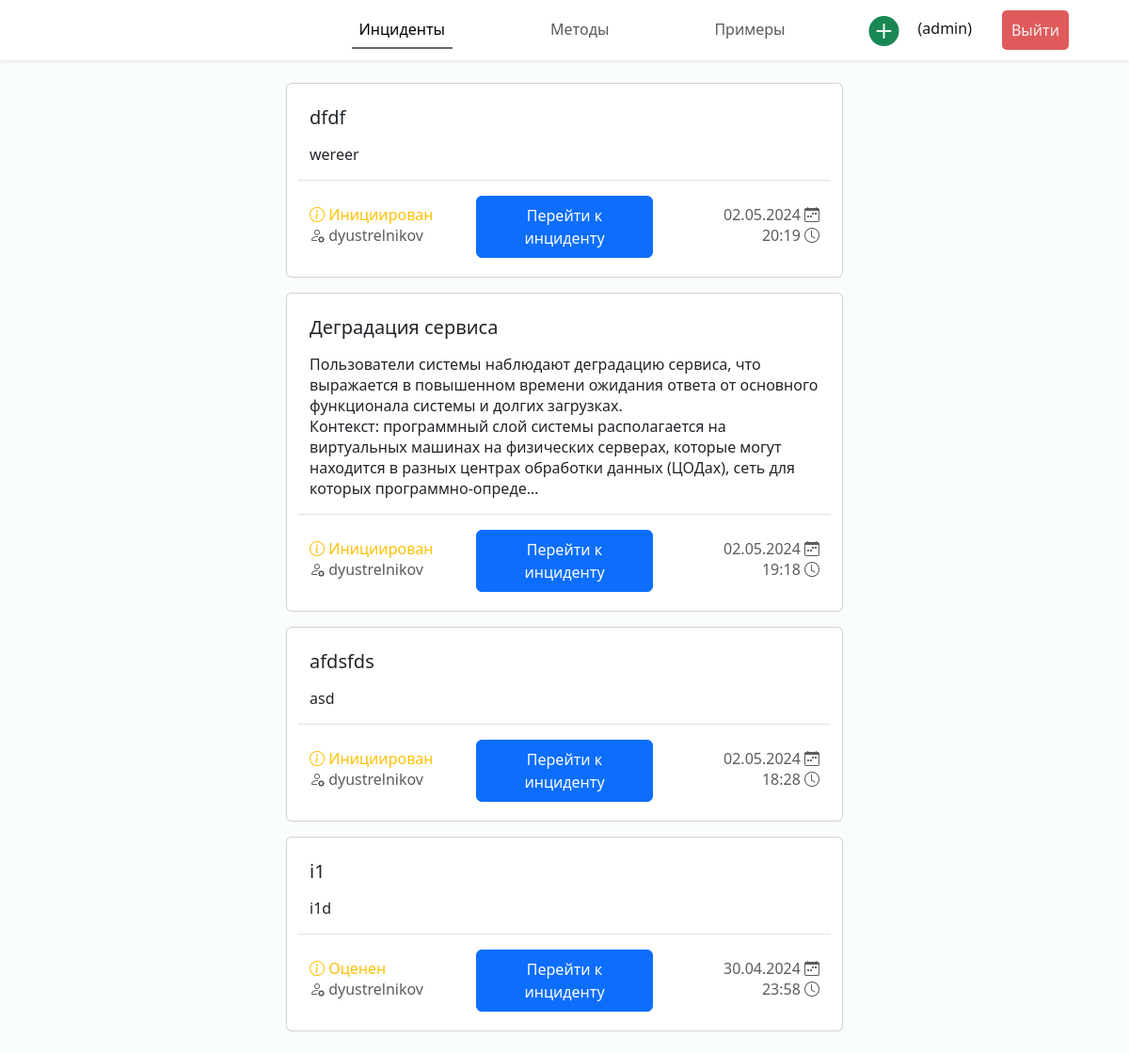
Page /incidents (signed in) on the committed database.
### incidents/models.py (models this page shows, shortened)
class Incident(models.Model):
    name = models.CharField("Название", max_length=100)
    description = models.TextField("Описание")
    created_at = models.DateTimeField("Создан")
    results = models.JSONField("Результаты", null=True, blank=True)
    creator = models.ForeignKey(Expert, verbose_name="Инициатор", on_delete=models.CASCADE,
                                related_name="authored_incidents")
    status = models.ForeignKey(Status, verbose_name="Статус", on_delete=models.CASCADE)
    criteries = models.ManyToManyField(Criteria, through="IncidentCriteria")
    experts = models.ManyToManyField(Expert, through="IncidentExpert")
    class Meta:
        verbose_name = "Инцидент"
        verbose_name_plural = "Инциденты"

class Status(models.Model):
    name = models.CharField("Наименование", max_length=100)
    def __str__(self) -> str:
        return self.name
    class Meta:
        verbose_name = "Статус"
        verbose_name_plural = "Статусы"

class Expert(models.Model):
    user = models.OneToOneField(User, verbose_name="Пользователь", on_delete=models.CASCADE)
    class Meta:
        verbose_name = "Эксперт"
        verbose_name_plural = "Эксперты"

### incidents/views.py (the view)
# urls.py: path("incidents", views.incidents_list, name="incidents"),
@login_required(login_url='login')
def incidents_list(request) -> HttpResponse:
    incidents = Incident.objects.all().annotate(
        is_expert=Count(Case(When(experts__user=request.user, then=1)))
    ).order_by('-is_expert', 'status', '-created_at')
    return render(request, "incidents/incidents.html", {"incidents": incidents})

### incidents/templates/incidents/incidents.html (shortened to what this page needs)
{% extends 'incidents/base.html' %}
{% load static %}
{% block header %}
<header class="header fixed-top shadow-sm d-flex">
    <nav class="navbar navbar-expand-lg w-100">
        <div class="collapse navbar-collapse justify-content-center" id="navbarNav">
        <ul class="navbar-nav py-1">
            <li class="nav-item px-5"><a class="nav-link active" href="{% url 'incidents' %}">Инциденты</a></li>
            <li class="nav-item px-5"><a class="nav-link" href="{% url 'methods' %}">Методы</a></li>
            <li class="nav-item px-5"><a class="nav-link" href="{% url 'examples' %}">Примеры</a></li>
        </ul>
        </div>
        <ul class="navbar-nav position-fixed end-0 me-5 align-items-center">
            <li class="nav-item px-1 btn-create-icon">
                <a href="{% url 'incident_create' %}" class="fs-2" title="Инициировать решение инцидента">
                    <i class="bi bi-plus-circle-fill text-success"></i>
                </a>
            </li>
            <li class="nav-item px-3 text-end mb-1">
                <div class="username">({{ request.user.get_username }})</div>
            </li>
            <li class="nav-item px-3">
                <form action="{% url 'logout' %}" method="POST">
                    <button class="logout-btn" type="submit">Выйти</button>
                </form>
            </li>
          </ul>
    </nav>
</header>
{% endblock %}
{% block content %}
<div class="cards d-flex p-2 flex-column align-items-center">
    {% for incident in incidents %}
    <div class="col-lg-6 col-xxl-5 card mb-3 {% if incident.is_expert == 1 %}border-success{% endif %}">
        <div class="card-body m-2 mb-1">
          <h5 class="card-title">{{ incident.name|truncatechars:120 }}</h5>
          <p class="card-text">{{ incident.description|linebreaks|truncatechars:360 }}</p>
          <div class="row justify-content-between align-items-center pt-3 border-top">
            <div class="col">
                <p class="card-subtitle text-warning mb-1"><i class="bi bi-info-circle"></i> {{ incident.status }}</p>
                <p class="card-subtitle text-muted"><i class="bi bi-person-gear"></i> {{ incident.creator.user.get_username  }}</p>
            </div>
            <a href="{% url 'incident' incident.id %}" class="col-4 btn btn-primary px-3 py-2">Перейти к инциденту</a>
            <div class="col">
                <p class="card-subtitle text-muted text-end mb-1">{{ incident.created_at|date:'d.m.Y' }} <i class="bi bi-calendar-week"></i></p>
                <p class="card-subtitle text-muted text-end">{{ incident.created_at|time }} <i class="bi bi-clock"></i></p>
            </div>
          </div>
        </div>
      </div>
    {% endfor %}
</div>
{% endblock %}

### incidents/static/incidents/css/style.css (style rules this page uses)
:root { --font-family: "Segoe UI", Roboto, "Helvetica Neue", Arial, sans-serif; }
* { box-sizing: border-box; padding: 0; margin: 0; }
body { margin: 5rem 0 0 0; font-family: var(--font-family); font-weight: 400; line-height: normal; background-color: rgb(250, 254, 251); color: #19171a; overflow: overlay; width: 100%; }
.header { background: rgb(255, 255, 255); }
.logout-btn { padding: 10px; background-color: #df5b5b; color: #f5efef; text-decoration: none; border-radius: 5px; border-width: 0; }
.active { border-bottom: 2px solid #4b464ed3; }
.btn-create-icon { transition: transform .6s ease; }

### rows in the picture
Incident: name "dfdf", description "wereer", status "Инициирован", creator.user.get_username "dyustrelnikov", created_at "02.05.2024", created_at "20:19"
Incident: name "Деградация сервиса", description "Пользователи системы наблюдают деградацию сервиса, что выражается в повышенном времени ожидания ответа от основного функционала системы и долгих загрузках. Контекст: программный слой системы располагается на виртуальных машинах на физических серверах, которые могут находится в разных центрах обработки данных (ЦОДах), сеть для которых программно-опреде…", status "Инициирован", creator.user.get_username "dyustrelnikov", created_at "02.05.2024", created_at "19:18"
Incident: name "afdsfds", description "asd", status "Инициирован", creator.user.get_username "dyustrelnikov", created_at "02.05.2024", created_at "18:28"
Incident: name "i1", description "i1d", status "Оценен", creator.user.get_username "dyustrelnikov", created_at "30.04.2024", created_at "23:58"

### other values in the picture
{{ request.user.get_username }} "admin"
